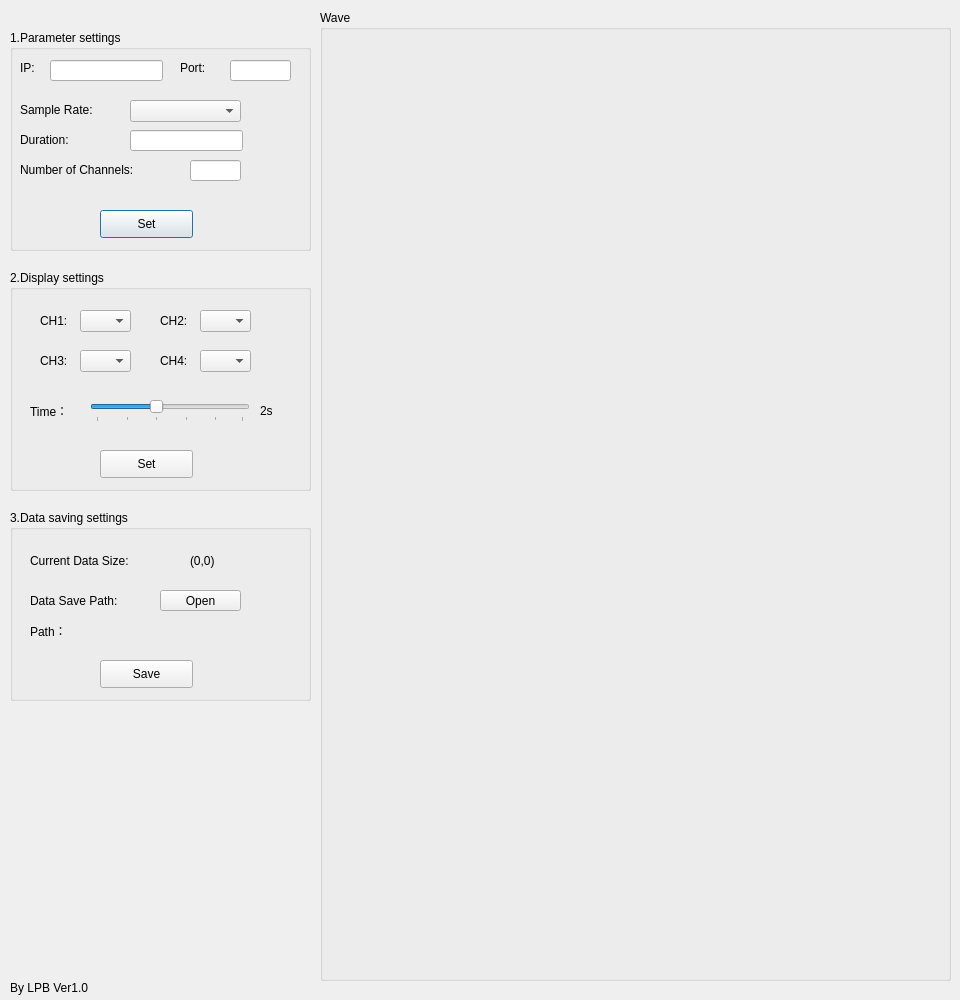
<?xml version="1.0" encoding="UTF-8"?>
<ui version="4.0">
 <class>Dialog</class>
 <widget class="QDialog" name="Dialog">
  <property name="geometry">
   <rect>
    <x>0</x>
    <y>0</y>
    <width>960</width>
    <height>1000</height>
   </rect>
  </property>
  <property name="minimumSize">
   <size>
    <width>960</width>
    <height>1000</height>
   </size>
  </property>
  <property name="maximumSize">
   <size>
    <width>960</width>
    <height>1000</height>
   </size>
  </property>
  <property name="windowTitle">
   <string>ADS1299 Remote Oscilloscope </string>
  </property>
  <widget class="QGroupBox" name="groupBox">
   <property name="geometry">
    <rect>
     <x>320</x>
     <y>10</y>
     <width>631</width>
     <height>971</height>
    </rect>
   </property>
   <property name="sizePolicy">
    <sizepolicy hsizetype="Expanding" vsizetype="Expanding">
     <horstretch>0</horstretch>
     <verstretch>0</verstretch>
    </sizepolicy>
   </property>
   <property name="title">
    <string>Wave</string>
   </property>
  </widget>
  <widget class="QPushButton" name="pushButton">
   <property name="geometry">
    <rect>
     <x>100</x>
     <y>210</y>
     <width>93</width>
     <height>28</height>
    </rect>
   </property>
   <property name="text">
    <string>Set</string>
   </property>
  </widget>
  <widget class="QComboBox" name="comboBox_5">
   <property name="geometry">
    <rect>
     <x>130</x>
     <y>100</y>
     <width>111</width>
     <height>22</height>
    </rect>
   </property>
   <property name="currentText">
    <string/>
   </property>
  </widget>
  <widget class="QLineEdit" name="lineEdit">
   <property name="geometry">
    <rect>
     <x>50</x>
     <y>60</y>
     <width>113</width>
     <height>21</height>
    </rect>
   </property>
  </widget>
  <widget class="QLabel" name="label">
   <property name="geometry">
    <rect>
     <x>20</x>
     <y>60</y>
     <width>21</width>
     <height>16</height>
    </rect>
   </property>
   <property name="text">
    <string>IP:</string>
   </property>
  </widget>
  <widget class="QLabel" name="label_2">
   <property name="geometry">
    <rect>
     <x>180</x>
     <y>60</y>
     <width>41</width>
     <height>16</height>
    </rect>
   </property>
   <property name="text">
    <string>Port:</string>
   </property>
  </widget>
  <widget class="QLineEdit" name="lineEdit_2">
   <property name="geometry">
    <rect>
     <x>230</x>
     <y>60</y>
     <width>61</width>
     <height>21</height>
    </rect>
   </property>
  </widget>
  <widget class="QLabel" name="label_3">
   <property name="geometry">
    <rect>
     <x>20</x>
     <y>100</y>
     <width>101</width>
     <height>20</height>
    </rect>
   </property>
   <property name="text">
    <string>Sample Rate:</string>
   </property>
  </widget>
  <widget class="QLabel" name="label_4">
   <property name="geometry">
    <rect>
     <x>20</x>
     <y>130</y>
     <width>101</width>
     <height>20</height>
    </rect>
   </property>
   <property name="text">
    <string>Duration:</string>
   </property>
  </widget>
  <widget class="QLineEdit" name="lineEdit_3">
   <property name="geometry">
    <rect>
     <x>130</x>
     <y>130</y>
     <width>113</width>
     <height>21</height>
    </rect>
   </property>
  </widget>
  <widget class="QLabel" name="label_5">
   <property name="geometry">
    <rect>
     <x>20</x>
     <y>160</y>
     <width>161</width>
     <height>20</height>
    </rect>
   </property>
   <property name="text">
    <string>Number of Channels:</string>
   </property>
  </widget>
  <widget class="QLineEdit" name="lineEdit_4">
   <property name="geometry">
    <rect>
     <x>190</x>
     <y>160</y>
     <width>51</width>
     <height>21</height>
    </rect>
   </property>
  </widget>
  <widget class="QGroupBox" name="groupBox_2">
   <property name="geometry">
    <rect>
     <x>10</x>
     <y>30</y>
     <width>301</width>
     <height>221</height>
    </rect>
   </property>
   <property name="title">
    <string>1.Parameter settings</string>
   </property>
  </widget>
  <widget class="QComboBox" name="comboBox">
   <property name="geometry">
    <rect>
     <x>80</x>
     <y>310</y>
     <width>51</width>
     <height>22</height>
    </rect>
   </property>
  </widget>
  <widget class="QSlider" name="horizontalSlider">
   <property name="geometry">
    <rect>
     <x>90</x>
     <y>400</y>
     <width>160</width>
     <height>22</height>
    </rect>
   </property>
   <property name="minimum">
    <number>0</number>
   </property>
   <property name="maximum">
    <number>49</number>
   </property>
   <property name="singleStep">
    <number>1</number>
   </property>
   <property name="value">
    <number>20</number>
   </property>
   <property name="orientation">
    <enum>Qt::Horizontal</enum>
   </property>
   <property name="invertedAppearance">
    <bool>false</bool>
   </property>
   <property name="invertedControls">
    <bool>false</bool>
   </property>
   <property name="tickPosition">
    <enum>QSlider::TicksBelow</enum>
   </property>
   <property name="tickInterval">
    <number>10</number>
   </property>
  </widget>
  <widget class="QComboBox" name="comboBox_2">
   <property name="geometry">
    <rect>
     <x>200</x>
     <y>310</y>
     <width>51</width>
     <height>22</height>
    </rect>
   </property>
  </widget>
  <widget class="QComboBox" name="comboBox_3">
   <property name="geometry">
    <rect>
     <x>80</x>
     <y>350</y>
     <width>51</width>
     <height>22</height>
    </rect>
   </property>
  </widget>
  <widget class="QComboBox" name="comboBox_4">
   <property name="geometry">
    <rect>
     <x>200</x>
     <y>350</y>
     <width>51</width>
     <height>22</height>
    </rect>
   </property>
  </widget>
  <widget class="QPushButton" name="pushButton_2">
   <property name="geometry">
    <rect>
     <x>100</x>
     <y>450</y>
     <width>93</width>
     <height>28</height>
    </rect>
   </property>
   <property name="text">
    <string>Set</string>
   </property>
  </widget>
  <widget class="QLabel" name="label_6">
   <property name="geometry">
    <rect>
     <x>40</x>
     <y>310</y>
     <width>31</width>
     <height>21</height>
    </rect>
   </property>
   <property name="text">
    <string>CH1:</string>
   </property>
  </widget>
  <widget class="QLabel" name="label_7">
   <property name="geometry">
    <rect>
     <x>160</x>
     <y>310</y>
     <width>31</width>
     <height>21</height>
    </rect>
   </property>
   <property name="text">
    <string>CH2:</string>
   </property>
  </widget>
  <widget class="QLabel" name="label_8">
   <property name="geometry">
    <rect>
     <x>40</x>
     <y>350</y>
     <width>31</width>
     <height>21</height>
    </rect>
   </property>
   <property name="text">
    <string>CH3:</string>
   </property>
  </widget>
  <widget class="QLabel" name="label_9">
   <property name="geometry">
    <rect>
     <x>160</x>
     <y>350</y>
     <width>31</width>
     <height>21</height>
    </rect>
   </property>
   <property name="text">
    <string>CH4:</string>
   </property>
  </widget>
  <widget class="QLabel" name="label_10">
   <property name="geometry">
    <rect>
     <x>30</x>
     <y>400</y>
     <width>51</width>
     <height>21</height>
    </rect>
   </property>
   <property name="text">
    <string>Time：</string>
   </property>
  </widget>
  <widget class="QGroupBox" name="groupBox_3">
   <property name="geometry">
    <rect>
     <x>10</x>
     <y>270</y>
     <width>301</width>
     <height>221</height>
    </rect>
   </property>
   <property name="title">
    <string>2.Display settings</string>
   </property>
   <widget class="QLabel" name="label_11">
    <property name="geometry">
     <rect>
      <x>250</x>
      <y>130</y>
      <width>31</width>
      <height>21</height>
     </rect>
    </property>
    <property name="text">
     <string>2s</string>
    </property>
   </widget>
  </widget>
  <widget class="QGroupBox" name="groupBox_4">
   <property name="geometry">
    <rect>
     <x>10</x>
     <y>510</y>
     <width>301</width>
     <height>191</height>
    </rect>
   </property>
   <property name="title">
    <string>3.Data saving settings</string>
   </property>
   <widget class="QLabel" name="label_12">
    <property name="geometry">
     <rect>
      <x>20</x>
      <y>40</y>
      <width>151</width>
      <height>21</height>
     </rect>
    </property>
    <property name="text">
     <string>Current Data Size:</string>
    </property>
   </widget>
   <widget class="QLabel" name="label_13">
    <property name="geometry">
     <rect>
      <x>180</x>
      <y>40</y>
      <width>91</width>
      <height>21</height>
     </rect>
    </property>
    <property name="text">
     <string>(0,0)</string>
    </property>
   </widget>
   <widget class="QLabel" name="label_14">
    <property name="geometry">
     <rect>
      <x>20</x>
      <y>80</y>
      <width>151</width>
      <height>21</height>
     </rect>
    </property>
    <property name="text">
     <string>Data Save Path:</string>
    </property>
   </widget>
   <widget class="QPushButton" name="pushButton_3">
    <property name="geometry">
     <rect>
      <x>150</x>
      <y>80</y>
      <width>81</width>
      <height>21</height>
     </rect>
    </property>
    <property name="text">
     <string>Open</string>
    </property>
   </widget>
   <widget class="QLabel" name="label_15">
    <property name="geometry">
     <rect>
      <x>20</x>
      <y>110</y>
      <width>261</width>
      <height>21</height>
     </rect>
    </property>
    <property name="text">
     <string>Path：</string>
    </property>
   </widget>
   <widget class="QPushButton" name="pushButton_4">
    <property name="geometry">
     <rect>
      <x>90</x>
      <y>150</y>
      <width>93</width>
      <height>28</height>
     </rect>
    </property>
    <property name="text">
     <string>Save</string>
    </property>
   </widget>
  </widget>
  <widget class="QLabel" name="label_16">
   <property name="geometry">
    <rect>
     <x>10</x>
     <y>920</y>
     <width>255</width>
     <height>47</height>
    </rect>
   </property>
   <property name="text">
    <string/>
   </property>
  </widget>
  <widget class="QLabel" name="label_17">
   <property name="geometry">
    <rect>
     <x>10</x>
     <y>980</y>
     <width>111</width>
     <height>16</height>
    </rect>
   </property>
   <property name="text">
    <string>By LPB Ver1.0</string>
   </property>
  </widget>
  <zorder>groupBox_3</zorder>
  <zorder>groupBox_2</zorder>
  <zorder>groupBox</zorder>
  <zorder>pushButton</zorder>
  <zorder>comboBox_5</zorder>
  <zorder>lineEdit</zorder>
  <zorder>label</zorder>
  <zorder>label_2</zorder>
  <zorder>lineEdit_2</zorder>
  <zorder>label_3</zorder>
  <zorder>label_4</zorder>
  <zorder>lineEdit_3</zorder>
  <zorder>label_5</zorder>
  <zorder>lineEdit_4</zorder>
  <zorder>comboBox</zorder>
  <zorder>horizontalSlider</zorder>
  <zorder>comboBox_2</zorder>
  <zorder>comboBox_3</zorder>
  <zorder>comboBox_4</zorder>
  <zorder>pushButton_2</zorder>
  <zorder>label_6</zorder>
  <zorder>label_7</zorder>
  <zorder>label_8</zorder>
  <zorder>label_9</zorder>
  <zorder>label_10</zorder>
  <zorder>groupBox_4</zorder>
  <zorder>label_16</zorder>
  <zorder>label_17</zorder>
 </widget>
 <resources/>
 <connections/>
</ui>
